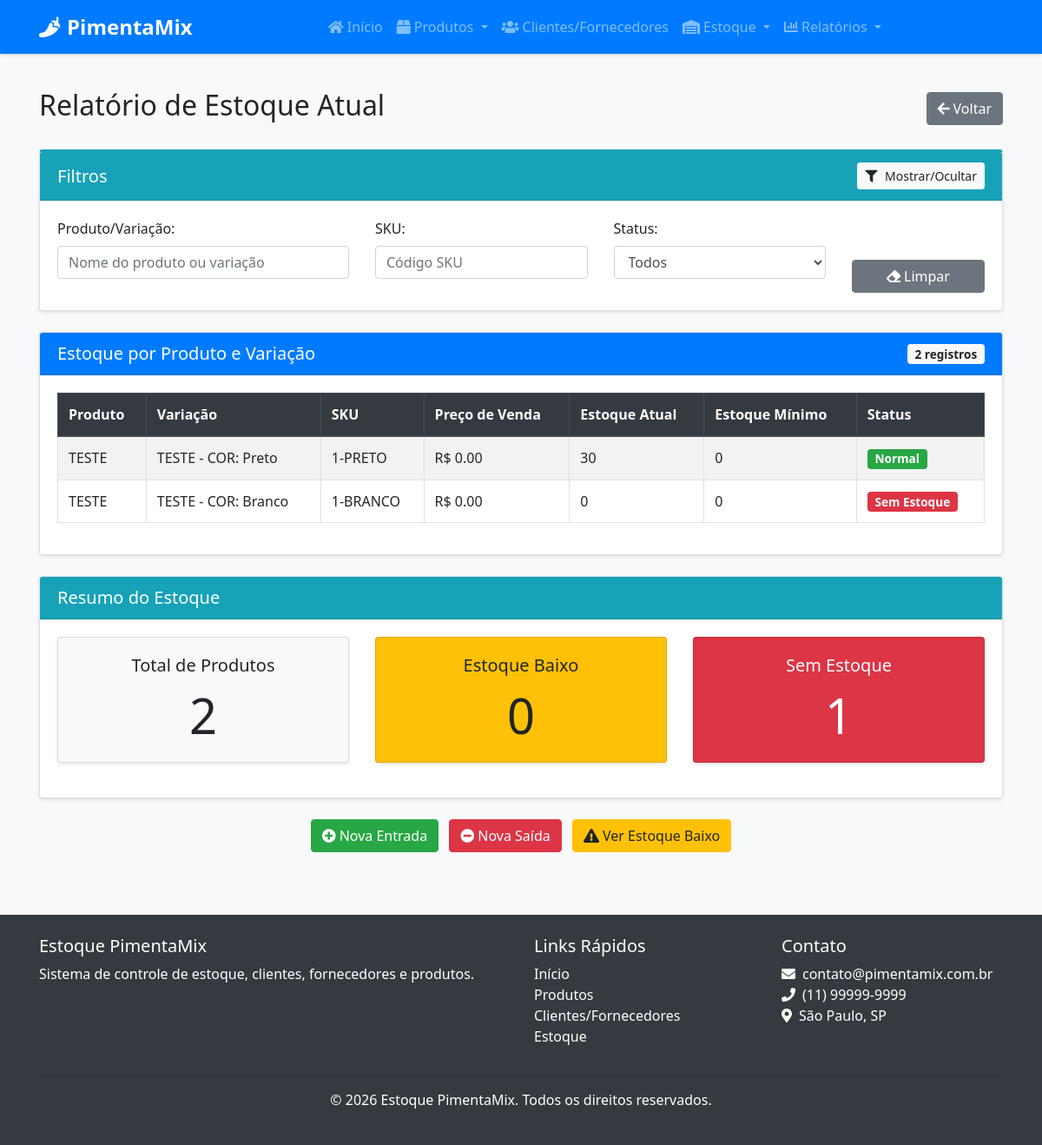
The page /relatorios/estoque-atual on the database as committed earlier.
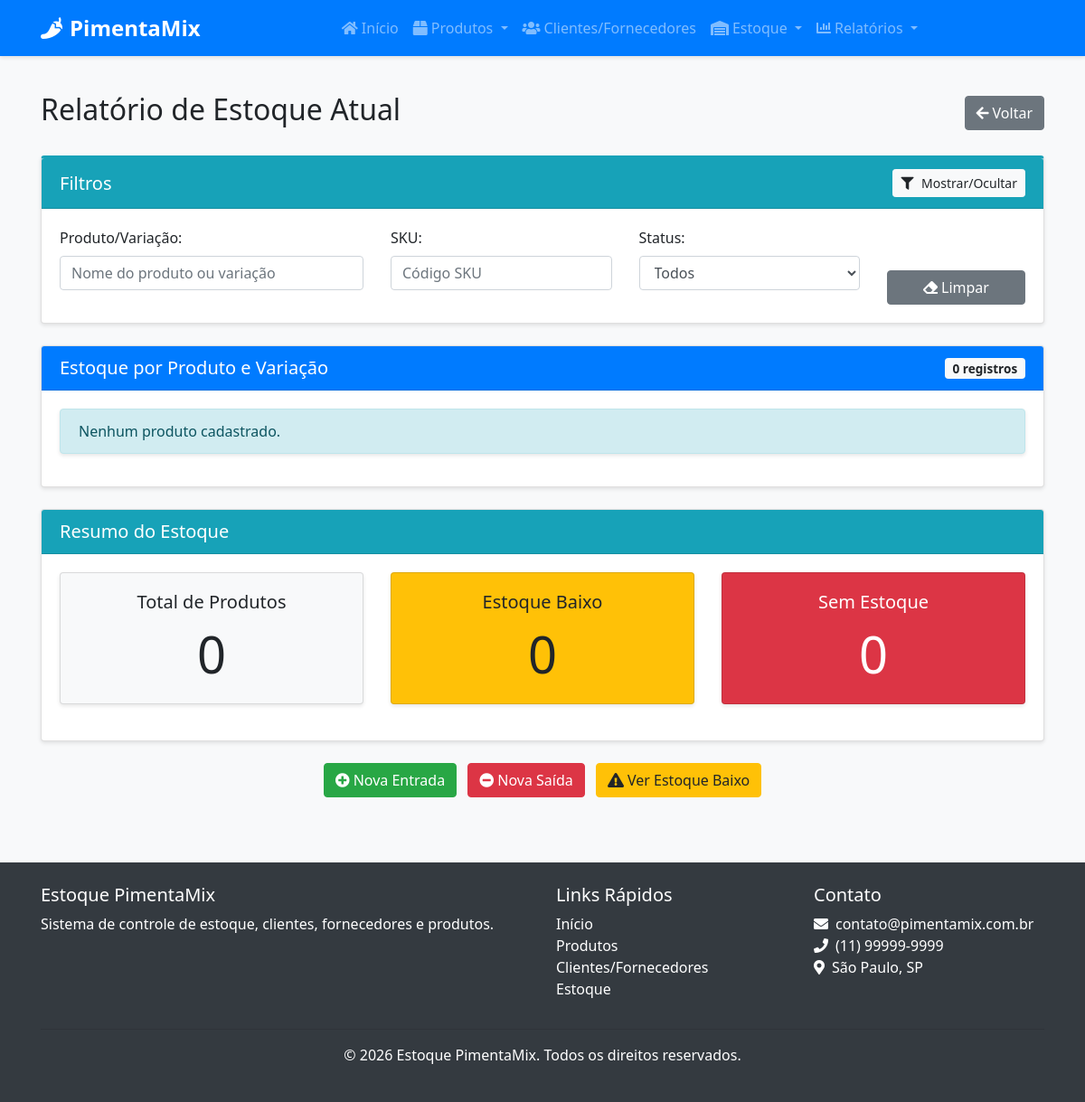
The same page on the database as committed later.
### src/models/produto.py (models this page shows, shortened)
class Produto(db.Model):
    __tablename__ = 'produto'
    id = db.Column(db.Integer, primary_key=True) # Corrigido: Indentação removida
    nome = db.Column(db.String(100), nullable=False)
    descricao = db.Column(db.Text, nullable=True)
    sku_base = db.Column(db.String(50), nullable=True, unique=True) # Adicionado SKU Base
    isbn = db.Column(db.String(20), nullable=True) # Adicionado ISBN
    categoria_id = db.Column(db.Integer, db.ForeignKey('categoria.id'), nullable=False)
    fornecedor_id = db.Column(db.Integer, db.ForeignKey('cliente_fornecedor.id'), nullable=True)
    data_cadastro = db.Column(db.DateTime, default=datetime.utcnow) # Corrigido: Removido 'mentos'
    variacoes = db.relationship('ProdutoVariacao', backref='produto', lazy=True, cascade="all, delete-orphan")

class ProdutoVariacao(db.Model):
    __tablename__ = 'produto_variacao'
    id = db.Column(db.Integer, primary_key=True)
    produto_id = db.Column(db.Integer, db.ForeignKey('produto.id'), nullable=False)
    nome = db.Column(db.String(100), nullable=False)
    sku = db.Column(db.String(50), nullable=False, unique=True)
    preco_venda = db.Column(db.Float, nullable=False)
    quantidade_atual = db.Column(db.Integer, default=0)
    estoque_minimo = db.Column(db.Integer, default=5)
    atributos_valores = db.relationship('AtributoValor', secondary=produto_variacao_atributo_valor,
                                       backref=db.backref('variacoes', lazy=True))
    entradas = db.relationship('EntradaEstoque', backref='variacao', lazy=True)
    saidas = db.relationship('SaidaEstoque', backref='variacao', lazy=True)
    def estoque_baixo(self):
        return self.quantidade_atual < self.estoque_minimo

### src/routes/relatorio.py (the view)
@relatorio_bp.route('/estoque-atual')
def estoque_atual():
    produtos = Produto.query.all()
    dados = []
    for produto in produtos:
        for variacao in produto.variacoes:
            dados.append({
                'produto': produto,
                'variacao': variacao,
                'estoque_baixo': variacao.estoque_baixo()
            })
    return render_template('relatorio/estoque_atual.html', dados=dados)

### src/templates/relatorio/estoque_atual.html (shortened to what the changed rows need)
{% extends "base.html" %}
{% block content %}
<div class="container">
    <div class="d-flex justify-content-between align-items-center mb-4">
        <h2>Relatório de Estoque Atual</h2>
    </div>
    <div class="card">
        <div class="card-header bg-primary text-white d-flex justify-content-between align-items-center">
            <h5 class="mb-0">Estoque por Produto e Variação</h5>
            <span class="badge badge-light" id="contador-registros">{{ dados|length }} registros</span>
        </div>
        <div class="card-body">
            {% if dados %}
                <div class="table-container">
                    <table class="table table-striped table-bordered" id="tabela-estoque">
                        <thead class="thead-dark">
                            <tr>
                                <th>Produto</th>
                                <th>Variação</th>
                                <th>SKU</th>
                                <th>Preço de Venda</th>
                                <th>Estoque Atual</th>
                                <th>Estoque Mínimo</th>
                                <th>Status</th>
                            </tr>
                        </thead>
                        <tbody>
                            {% for item in dados %}
                                <tr data-produto="{{ item.produto.nome }}" data-variacao="{{ item.variacao.nome }}" data-sku="{{ item.variacao.sku }}" data-status="{% if item.estoque_baixo %}baixo{% elif item.variacao.quantidade_atual == 0 %}zero{% else %}normal{% endif %}">
                                    <td>{{ item.produto.nome }}</td>
                                    <td>{{ item.variacao.nome }}</td>
                                    <td>{{ item.variacao.sku }}</td>
                                    <td>R$ {{ "%.2f"|format(item.variacao.preco_venda) }}</td>
                                    <td>{{ item.variacao.quantidade_atual }}</td>
                                    <td>{{ item.variacao.estoque_minimo }}</td>
                                    <td>
                                        {% if item.variacao.quantidade_atual == 0 %}
                                            <span class="badge badge-danger">Sem Estoque</span>
                                        {% elif item.estoque_baixo %}
                                            <span class="badge badge-warning">Estoque Baixo</span>
                                        {% else %}
                                            <span class="badge badge-success">Normal</span>
                                        {% endif %}
                                    </td>
                                </tr>
                            {% endfor %}
                        </tbody>
                    </table>
                </div>
            {% else %}
                <div class="alert alert-info">
                    Nenhum produto cadastrado.
                </div>
            {% endif %}
        </div>
    </div>
    <div class="card mt-4">
        <div class="card-body">
            <div class="row">
                <div class="col-md-4">
                    <div class="card bg-light">
                        <div class="card-body text-center">
                            <h5 class="card-title">Total de Produtos</h5>
                            <p class="card-text display-4">{{ dados|length }}</p>
                        </div>
                    </div>
                </div>
                <div class="col-md-4">
                    <div class="card bg-danger text-white">
                        <div class="card-body text-center">
                            <h5 class="card-title">Sem Estoque</h5>
                            <p class="card-text display-4">{{ dados|selectattr('variacao.quantidade_atual', 'equalto', 0)|list|length }}</p>
                        </div>
                    </div>
                </div>
            </div>
        </div>
    </div>
</div>
{% endblock %}

Rows that differ between the two databases and show on the page:
removed Produto: produto.nome "TESTE" "TESTE"
removed ProdutoVariacao: variacao.nome "TESTE - COR: Preto", variacao.sku "1-PRETO", variacao.preco_venda "0.00", variacao.quantidade_atual "30", variacao.estoque_minimo "0"
removed ProdutoVariacao: variacao.nome "TESTE - COR: Branco", variacao.sku "1-BRANCO", variacao.preco_venda "0.00", variacao.quantidade_atual "0", variacao.estoque_minimo "0"
Other text that changed with them:
{{ dados|length }}: "2" → "0"
text no longer shown: "1 Produto Variação SKU Preço de Venda Estoque Atual Estoque Mínimo Status"
text now shown: "Nenhum produto cadastrado. 0"
list line gone: "R$ Normal"
list line gone: "R$ Sem Estoque"
